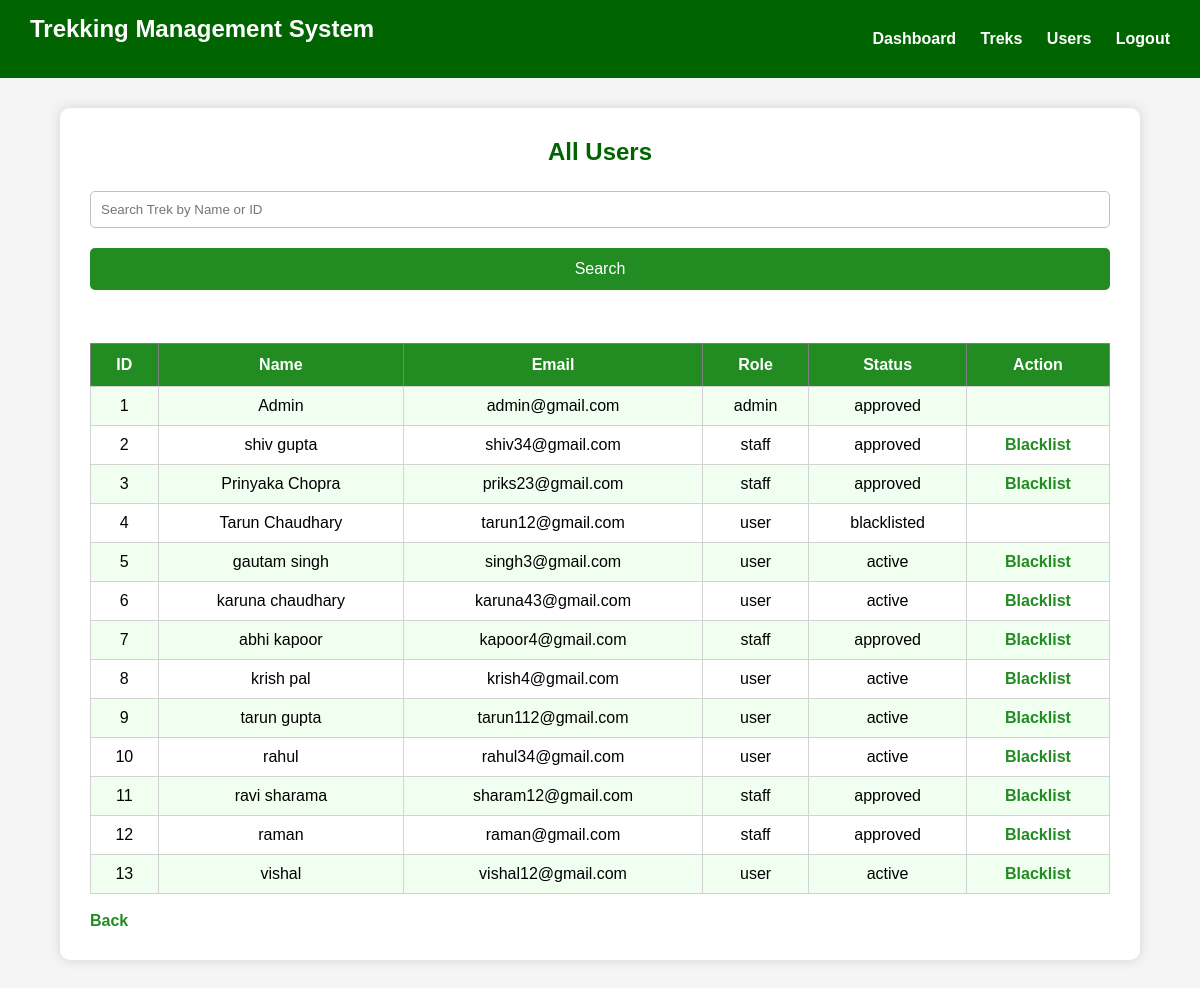
The app's page /admin/users (signed in) with its own data.
### models.py (models this page shows)
class User(db.Model):
    id = db.Column(db.Integer, primary_key=True)
    name = db.Column(db.String(100), nullable=False)
    email = db.Column(db.String(100), unique=True, nullable=False)
    password = db.Column(db.String(100), nullable=False)
    role = db.Column(db.String(20), nullable=False)
    status = db.Column(db.String(20), nullable=False)

### app.py (the view, shortened to what this page needs)
@app.route("/admin/users")
@admin_required
def admin_users():
    search = request.args.get("search", "")
    users = User.query
    users = users.all()
    return render_template(
        "admin/users.html",
        users=users,
        search=search
    )

### auth.py (called while the page is built)
def admin_required(f):
    @wraps(f)
    def decorated_function(*args, **kwargs):
        if "user_id" not in session:
            return redirect("/login")
        if session.get("role") != "admin":
            return "Access Denied"
        return f(*args, **kwargs)
    return decorated_function

### templates/admin/users.html (shortened to what this page needs)
<!DOCTYPE html>
<html>
<head>
<link rel="stylesheet"
href="{{ url_for('static', filename='css/style.css') }}">
</head>
<body>
<div class="navbar">
    <h2>Trekking Management System</h2>
    <div>
        <a href="/admin/dashboard">Dashboard</a>
        <a href="/admin/treks">Treks</a>
        <a href="/admin/users">Users</a>
        <a href="/logout">Logout</a>
    </div>
</div>
<div class="box">
<h2>All Users</h2>
<form method="GET">
    <input
        type="text"
        name="search"
        placeholder="Search Trek by Name or ID"
        value="{{ search }}">
    <input
        type="submit"
        value="Search">
</form>
<br>
<table border="1" cellpadding="10">
<tr>
<th>ID</th>
<th>Name</th>
<th>Email</th>
<th>Role</th>
<th>Status</th>
<th>Action</th>
</tr>
{% for user in users %}
<tr>
<td>{{ user.id }}</td>
<td>{{ user.name }}</td>
<td>{{ user.email }}</td>
<td>{{ user.role }}</td>
<td>{{ user.status }}</td>
<td>
{% if user.role!="admin" and user.status!="blacklisted" %}
<a href="/admin/blacklist/{{ user.id }}">Blacklist</a>
{% endif %}
</td>
</tr>
{% endfor %}
</table>
<br>
<a href="/admin/dashboard">
Back
</a>
</div>
</body>
</html>

### static/css/style.css (style rules this page uses)
* { margin:0; padding:0; box-sizing:border-box; font-family:Arial, Helvetica, sans-serif; }
body { background:whitesmoke; }
.navbar { width:100%; background:darkgreen; color:white; display:flex; justify-content:space-between; align-items:center; padding:15px 30px; }
.navbar h2 { color:white; }
.navbar a { color:white; text-decoration:none; margin-left:20px; font-weight:bold; }
.container, .box { width:90%; max-width:1100px; background:white; margin:30px auto; padding:30px; border-radius:10px; box-shadow:0 0 12px lightgray; }
h1, h2, h3 { text-align:center; color:darkgreen; margin-bottom:20px; }
input, select, textarea { width:100%; padding:10px; margin-top:5px; margin-bottom:15px; border:1px solid silver; border-radius:5px; }
input[type="submit"] { background:forestgreen; color:white; border:none; padding:12px; border-radius:5px; font-size:16px; cursor:pointer; }
table { width:100%; border-collapse:collapse; margin-top:20px; }
table th { background:forestgreen; color:white; padding:12px; }
table td { border:1px solid lightgray; padding:10px; text-align:center; }
table tr:nth-child(even) { background:honeydew; }
a { color:forestgreen; text-decoration:none; font-weight:bold; }

### records on screen
User: id "1", name "Admin", email "admin@gmail.com", role "admin", status "approved"
User: id "2", name "shiv gupta", email "shiv34@gmail.com", role "staff", status "approved"
User: id "3", name "Prinyaka Chopra", email "priks23@gmail.com", role "staff", status "approved"
User: id "4", name "Tarun Chaudhary", email "tarun12@gmail.com", role "user", status "blacklisted"
User: id "5", name "gautam singh", email "singh3@gmail.com", role "user", status "active"
User: id "6", name "karuna chaudhary", email "karuna43@gmail.com", role "user", status "active"
User: id "7", name "abhi kapoor", email "kapoor4@gmail.com", role "staff", status "approved"
User: id "8", name "krish pal", email "krish4@gmail.com", role "user", status "active"
User: id "9", name "tarun gupta", email "tarun112@gmail.com", role "user", status "active"
User: id "10", name "rahul", email "rahul34@gmail.com", role "user", status "active"
User: id "11", name "ravi sharama", email "sharam12@gmail.com", role "staff", status "approved"
User: id "12", name "raman", email "raman@gmail.com", role "staff", status "approved"
User: id "13", name "vishal", email "vishal12@gmail.com", role "user", status "active"
